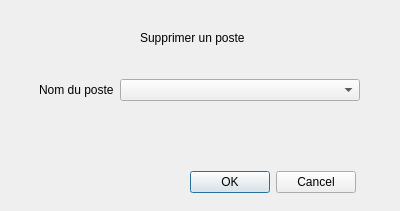
<?xml version="1.0" encoding="UTF-8"?>
<ui version="4.0">
 <class>removePostDialog</class>
 <widget class="QDialog" name="removePostDialog">
  <property name="geometry">
   <rect>
    <x>0</x>
    <y>0</y>
    <width>400</width>
    <height>211</height>
   </rect>
  </property>
  <property name="windowTitle">
   <string>Dialog</string>
  </property>
  <widget class="QWidget" name="formLayoutWidget">
   <property name="geometry">
    <rect>
     <x>39</x>
     <y>79</y>
     <width>321</width>
     <height>41</height>
    </rect>
   </property>
   <layout class="QFormLayout" name="formLayout">
    <item row="0" column="0">
     <widget class="QLabel" name="nomDuPosteLabel">
      <property name="text">
       <string>Nom du poste</string>
      </property>
     </widget>
    </item>
    <item row="0" column="1">
     <widget class="QComboBox" name="nomDuPosteComboBox"/>
    </item>
   </layout>
  </widget>
  <widget class="QLabel" name="label">
   <property name="geometry">
    <rect>
     <x>140</x>
     <y>30</y>
     <width>131</width>
     <height>16</height>
    </rect>
   </property>
   <property name="text">
    <string>Supprimer un poste</string>
   </property>
  </widget>
  <widget class="QDialogButtonBox" name="buttonBox">
   <property name="geometry">
    <rect>
     <x>190</x>
     <y>170</y>
     <width>166</width>
     <height>24</height>
    </rect>
   </property>
   <property name="standardButtons">
    <set>QDialogButtonBox::StandardButton::Cancel|QDialogButtonBox::StandardButton::Ok</set>
   </property>
  </widget>
 </widget>
 <resources/>
 <connections/>
</ui>
